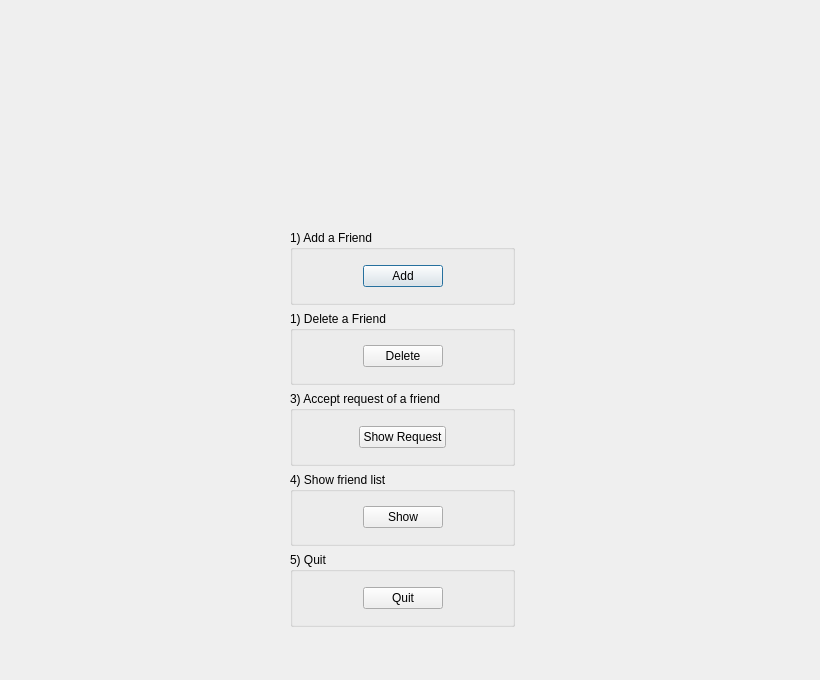
<?xml version="1.0" encoding="UTF-8"?>
<ui version="4.0">
 <class>FriendMenu</class>
 <widget class="QDialog" name="FriendMenu">
  <property name="geometry">
   <rect>
    <x>0</x>
    <y>0</y>
    <width>820</width>
    <height>680</height>
   </rect>
  </property>
  <property name="windowTitle">
   <string>Friend View</string>
  </property>
  <widget class="QWidget" name="verticalLayoutWidget">
   <property name="geometry">
    <rect>
     <x>290</x>
     <y>230</y>
     <width>225</width>
     <height>397</height>
    </rect>
   </property>
   <layout class="QVBoxLayout" name="verticalLayout_2">
    <item>
     <widget class="QGroupBox" name="addFriend">
      <property name="title">
       <string>1) Add a Friend</string>
      </property>
      <layout class="QGridLayout" name="gridLayout_5">
       <item row="0" column="1">
        <widget class="QPushButton" name="AddButton">
         <property name="text">
          <string>Add</string>
         </property>
         <property name="shortcut">
          <string>Ctrl+A</string>
         </property>
        </widget>
       </item>
       <item row="0" column="0">
        <spacer name="horizontalSpacer_7">
         <property name="orientation">
          <enum>Qt::Horizontal</enum>
         </property>
         <property name="sizeHint" stdset="0">
          <size>
           <width>40</width>
           <height>20</height>
          </size>
         </property>
        </spacer>
       </item>
       <item row="0" column="2">
        <spacer name="horizontalSpacer_8">
         <property name="orientation">
          <enum>Qt::Horizontal</enum>
         </property>
         <property name="sizeHint" stdset="0">
          <size>
           <width>40</width>
           <height>20</height>
          </size>
         </property>
        </spacer>
       </item>
      </layout>
     </widget>
    </item>
    <item>
     <widget class="QGroupBox" name="deleteFriend">
      <property name="title">
       <string>1) Delete a Friend</string>
      </property>
      <layout class="QGridLayout" name="gridLayout">
       <item row="0" column="0">
        <spacer name="horizontalSpacer">
         <property name="orientation">
          <enum>Qt::Horizontal</enum>
         </property>
         <property name="sizeHint" stdset="0">
          <size>
           <width>40</width>
           <height>20</height>
          </size>
         </property>
        </spacer>
       </item>
       <item row="0" column="1">
        <widget class="QPushButton" name="DeleteButton">
         <property name="text">
          <string>Delete</string>
         </property>
         <property name="shortcut">
          <string>Ctrl+D</string>
         </property>
        </widget>
       </item>
       <item row="0" column="2">
        <spacer name="horizontalSpacer_6">
         <property name="orientation">
          <enum>Qt::Horizontal</enum>
         </property>
         <property name="sizeHint" stdset="0">
          <size>
           <width>40</width>
           <height>20</height>
          </size>
         </property>
        </spacer>
       </item>
      </layout>
     </widget>
    </item>
    <item>
     <widget class="QGroupBox" name="acceptFriend">
      <property name="title">
       <string>3) Accept request of a friend</string>
      </property>
      <layout class="QGridLayout" name="gridLayout_2">
       <item row="0" column="1">
        <widget class="QPushButton" name="showRequestButton">
         <property name="text">
          <string>Show Request</string>
         </property>
         <property name="shortcut">
          <string>Ctrl+R</string>
         </property>
        </widget>
       </item>
       <item row="0" column="0">
        <spacer name="horizontalSpacer_9">
         <property name="orientation">
          <enum>Qt::Horizontal</enum>
         </property>
         <property name="sizeHint" stdset="0">
          <size>
           <width>40</width>
           <height>20</height>
          </size>
         </property>
        </spacer>
       </item>
       <item row="0" column="2">
        <spacer name="horizontalSpacer_10">
         <property name="orientation">
          <enum>Qt::Horizontal</enum>
         </property>
         <property name="sizeHint" stdset="0">
          <size>
           <width>40</width>
           <height>20</height>
          </size>
         </property>
        </spacer>
       </item>
      </layout>
     </widget>
    </item>
    <item>
     <widget class="QGroupBox" name="friendList">
      <property name="title">
       <string>4) Show friend list</string>
      </property>
      <layout class="QGridLayout" name="gridLayout_3">
       <item row="0" column="1">
        <widget class="QPushButton" name="showFriendButton">
         <property name="text">
          <string>Show</string>
         </property>
         <property name="shortcut">
          <string>Ctrl+L</string>
         </property>
        </widget>
       </item>
       <item row="0" column="0">
        <spacer name="horizontalSpacer_2">
         <property name="orientation">
          <enum>Qt::Horizontal</enum>
         </property>
         <property name="sizeHint" stdset="0">
          <size>
           <width>40</width>
           <height>20</height>
          </size>
         </property>
        </spacer>
       </item>
       <item row="0" column="2">
        <spacer name="horizontalSpacer_3">
         <property name="orientation">
          <enum>Qt::Horizontal</enum>
         </property>
         <property name="sizeHint" stdset="0">
          <size>
           <width>40</width>
           <height>20</height>
          </size>
         </property>
        </spacer>
       </item>
      </layout>
     </widget>
    </item>
    <item>
     <widget class="QGroupBox" name="quit">
      <property name="title">
       <string>5) Quit</string>
      </property>
      <layout class="QGridLayout" name="gridLayout_4">
       <item row="0" column="0">
        <spacer name="horizontalSpacer_4">
         <property name="orientation">
          <enum>Qt::Horizontal</enum>
         </property>
         <property name="sizeHint" stdset="0">
          <size>
           <width>40</width>
           <height>20</height>
          </size>
         </property>
        </spacer>
       </item>
       <item row="0" column="1">
        <widget class="QPushButton" name="QuitButton">
         <property name="text">
          <string>Quit</string>
         </property>
         <property name="shortcut">
          <string>Ctrl+Q</string>
         </property>
        </widget>
       </item>
       <item row="0" column="2">
        <spacer name="horizontalSpacer_5">
         <property name="orientation">
          <enum>Qt::Horizontal</enum>
         </property>
         <property name="sizeHint" stdset="0">
          <size>
           <width>40</width>
           <height>20</height>
          </size>
         </property>
        </spacer>
       </item>
      </layout>
     </widget>
    </item>
   </layout>
  </widget>
  <widget class="QLabel" name="label">
   <property name="geometry">
    <rect>
     <x>0</x>
     <y>0</y>
     <width>820</width>
     <height>680</height>
    </rect>
   </property>
   <property name="text">
    <string/>
   </property>
   <property name="pixmap">
    <pixmap>image3.png</pixmap>
   </property>
  </widget>
  <zorder>label</zorder>
  <zorder>verticalLayoutWidget</zorder>
 </widget>
 <resources/>
 <connections/>
</ui>
